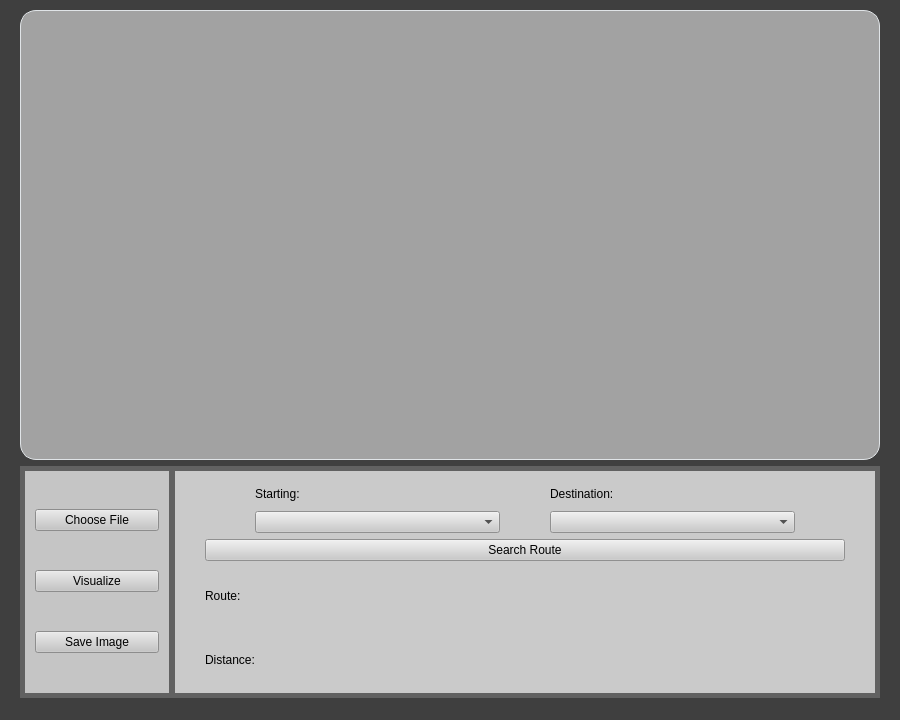
<?xml version="1.0" encoding="UTF-8"?>
<ui version="4.0">
 <class>MainWindow</class>
 <widget class="QMainWindow" name="MainWindow">
  <property name="enabled">
   <bool>true</bool>
  </property>
  <property name="geometry">
   <rect>
    <x>0</x>
    <y>0</y>
    <width>900</width>
    <height>720</height>
   </rect>
  </property>
  <property name="minimumSize">
   <size>
    <width>900</width>
    <height>720</height>
   </size>
  </property>
  <property name="windowTitle">
   <string>MainWindow</string>
  </property>
  <property name="autoFillBackground">
   <bool>false</bool>
  </property>
  <property name="styleSheet">
   <string notr="true">background-color: rgb(63, 63, 63);</string>
  </property>
  <property name="animated">
   <bool>true</bool>
  </property>
  <property name="documentMode">
   <bool>false</bool>
  </property>
  <property name="tabShape">
   <enum>QTabWidget::Rounded</enum>
  </property>
  <widget class="QWidget" name="centralwidget">
   <property name="enabled">
    <bool>true</bool>
   </property>
   <layout class="QVBoxLayout" name="verticalLayout_5">
    <property name="leftMargin">
     <number>20</number>
    </property>
    <property name="topMargin">
     <number>10</number>
    </property>
    <property name="rightMargin">
     <number>20</number>
    </property>
    <property name="bottomMargin">
     <number>0</number>
    </property>
    <item>
     <widget class="QWidget" name="verticalWidget_2" native="true">
      <property name="minimumSize">
       <size>
        <width>720</width>
        <height>450</height>
       </size>
      </property>
      <property name="styleSheet">
       <string notr="true">QWidget {
  background-color: rgb(162, 162, 162);
  border-radius: 16px;
  border: 1px solid #e0e4e7;
}
</string>
      </property>
      <layout class="QVBoxLayout" name="verticalLayout_4">
       <item>
        <layout class="QVBoxLayout" name="verticalLayout_6">
         <property name="spacing">
          <number>8</number>
         </property>
         <property name="leftMargin">
          <number>5</number>
         </property>
         <property name="topMargin">
          <number>5</number>
         </property>
         <property name="rightMargin">
          <number>5</number>
         </property>
         <property name="bottomMargin">
          <number>5</number>
         </property>
        </layout>
       </item>
      </layout>
     </widget>
    </item>
    <item>
     <widget class="QWidget" name="horizontalWidget" native="true">
      <property name="minimumSize">
       <size>
        <width>0</width>
        <height>0</height>
       </size>
      </property>
      <property name="styleSheet">
       <string notr="true">background-color: rgb(97, 97, 97);</string>
      </property>
      <layout class="QHBoxLayout" name="horizontalLayout_2">
       <property name="leftMargin">
        <number>5</number>
       </property>
       <property name="topMargin">
        <number>5</number>
       </property>
       <property name="rightMargin">
        <number>5</number>
       </property>
       <property name="bottomMargin">
        <number>5</number>
       </property>
       <item>
        <widget class="QWidget" name="verticalWidget_2" native="true">
         <property name="styleSheet">
          <string notr="true">background-color: rgb(197, 197, 197);</string>
         </property>
         <layout class="QVBoxLayout" name="verticalLayout_3">
          <property name="leftMargin">
           <number>10</number>
          </property>
          <property name="topMargin">
           <number>5</number>
          </property>
          <property name="rightMargin">
           <number>10</number>
          </property>
          <property name="bottomMargin">
           <number>5</number>
          </property>
          <item>
           <widget class="QPushButton" name="pushButton">
            <property name="text">
             <string>Choose File</string>
            </property>
           </widget>
          </item>
          <item>
           <widget class="QPushButton" name="pushButton_2">
            <property name="text">
             <string>Visualize</string>
            </property>
           </widget>
          </item>
          <item>
           <widget class="QPushButton" name="pushButton_3">
            <property name="text">
             <string>Save Image</string>
            </property>
           </widget>
          </item>
         </layout>
        </widget>
       </item>
       <item>
        <widget class="QWidget" name="verticalWidget" native="true">
         <property name="minimumSize">
          <size>
           <width>700</width>
           <height>0</height>
          </size>
         </property>
         <property name="styleSheet">
          <string notr="true">background-color: rgb(202, 202, 202);</string>
         </property>
         <layout class="QVBoxLayout" name="verticalLayout">
          <property name="leftMargin">
           <number>30</number>
          </property>
          <property name="topMargin">
           <number>5</number>
          </property>
          <property name="rightMargin">
           <number>30</number>
          </property>
          <property name="bottomMargin">
           <number>5</number>
          </property>
          <item>
           <layout class="QHBoxLayout" name="horizontalLayout_3">
            <property name="spacing">
             <number>50</number>
            </property>
            <property name="leftMargin">
             <number>50</number>
            </property>
            <property name="rightMargin">
             <number>50</number>
            </property>
            <item>
             <layout class="QVBoxLayout" name="verticalLayout_9">
              <property name="spacing">
               <number>0</number>
              </property>
              <item>
               <widget class="QLabel" name="label">
                <property name="text">
                 <string>Starting:</string>
                </property>
               </widget>
              </item>
              <item>
               <widget class="QComboBox" name="comboBox"/>
              </item>
             </layout>
            </item>
            <item>
             <layout class="QVBoxLayout" name="verticalLayout_7">
              <property name="spacing">
               <number>0</number>
              </property>
              <item>
               <widget class="QLabel" name="label_2">
                <property name="text">
                 <string>Destination:</string>
                </property>
               </widget>
              </item>
              <item>
               <widget class="QComboBox" name="comboBox_2"/>
              </item>
             </layout>
            </item>
           </layout>
          </item>
          <item>
           <widget class="QPushButton" name="pushButton_4">
            <property name="enabled">
             <bool>true</bool>
            </property>
            <property name="sizePolicy">
             <sizepolicy hsizetype="Minimum" vsizetype="Fixed">
              <horstretch>0</horstretch>
              <verstretch>0</verstretch>
             </sizepolicy>
            </property>
            <property name="text">
             <string>Search Route</string>
            </property>
           </widget>
          </item>
          <item>
           <widget class="QLabel" name="label_3">
            <property name="text">
             <string>Route:</string>
            </property>
            <property name="margin">
             <number>10</number>
            </property>
           </widget>
          </item>
          <item>
           <widget class="QLabel" name="label_4">
            <property name="text">
             <string>Distance:</string>
            </property>
            <property name="margin">
             <number>10</number>
            </property>
           </widget>
          </item>
         </layout>
        </widget>
       </item>
      </layout>
     </widget>
    </item>
   </layout>
  </widget>
  <widget class="QMenuBar" name="menubar">
   <property name="geometry">
    <rect>
     <x>0</x>
     <y>0</y>
     <width>900</width>
     <height>26</height>
    </rect>
   </property>
  </widget>
  <widget class="QStatusBar" name="statusbar"/>
 </widget>
 <resources/>
 <connections/>
</ui>
